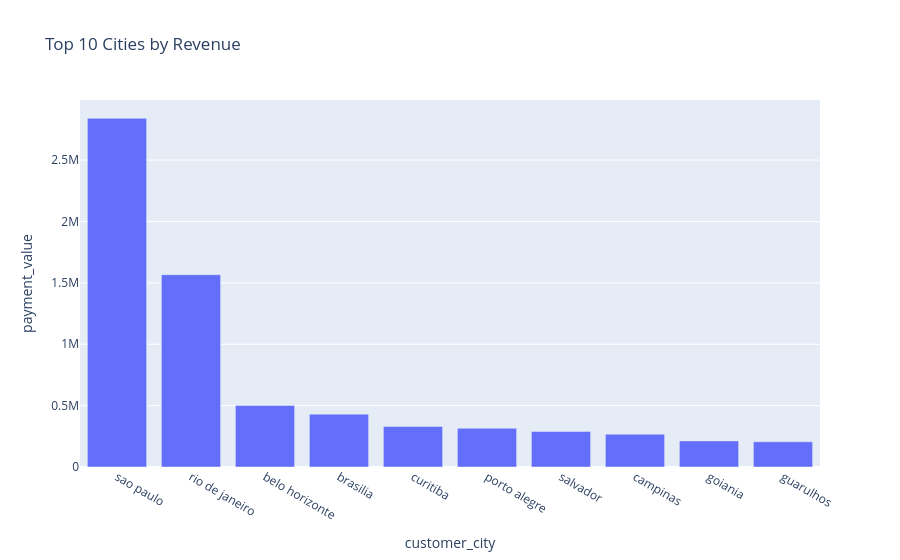

Notebook source saved alongside this figure:
### Code cell
fig = px.bar(
    top_cities,
    x="customer_city",
    y="payment_value",
    title="Top 10 Cities by Revenue"
)

fig.show()

### Figure 1 — Plotly figure (JSON) as saved in the notebook; plotly's stock layout.template omitted (floating-point values rounded to 4 significant figures)
{"data": [{"hovertemplate": "customer_city=%{x}<br>payment_value=%{y}<extra></extra>", "legendgroup": "", "marker": {"color": "#636efa", "pattern": {"shape": ""}}, "name": "", "orientation": "v", "showlegend": false, "textposition": "auto", "type": "bar", "x": ["sao paulo", "rio de janeiro", "belo horizonte", "brasilia", "curitiba", "porto alegre", "salvador", "campinas", "goiania", "guarulhos"], "xaxis": "x", "y": [2840000.0, 1567000.0, 501300.0, 430500.0, 329300.0, 315700.0, 289100.0, 267000.0, 212700.0, 205400.0], "yaxis": "y"}], "layout": {"barmode": "relative", "legend": {"tracegroupgap": 0}, "title": {"text": "Top 10 Cities by Revenue"}, "xaxis": {"anchor": "y", "domain": [0, 1], "title": {"text": "customer_city"}}, "yaxis": {"anchor": "x", "domain": [0, 1], "title": {"text": "payment_value"}}}}
